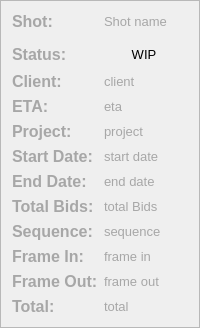
                                   <widget class="QFrame" name="frame_7">
                                    <property name="minimumSize">
                                     <size>
                                      <width>100</width>
                                      <height>0</height>
                                     </size>
                                    </property>
                                    <property name="maximumSize">
                                     <size>
                                      <width>200</width>
                                      <height>16777215</height>
                                     </size>
                                    </property>
                                    <property name="styleSheet">
                                     <string notr="true">QLabel{
	color: rgb(167, 167, 167);
}</string>
                                    </property>
                                    <property name="frameShape">
                                     <enum>QFrame::StyledPanel</enum>
                                    </property>
                                    <property name="frameShadow">
                                     <enum>QFrame::Raised</enum>
                                    </property>
                                    <layout class="QFormLayout" name="formLayout_2">
                                     <item row="0" column="0">
                                      <widget class="QLabel" name="label_17">
                                       <property name="font">
                                        <font>
                                         <family>Segoe UI</family>
                                         <pointsize>12</pointsize>
                                         <weight>75</weight>
                                         <bold>true</bold>
                                        </font>
                                       </property>
                                       <property name="text">
                                        <string>Shot:</string>
                                       </property>
                                      </widget>
                                     </item>
                                     <item row="0" column="1">
                                      <widget class="QLabel" name="shotName_lbl">
                                       <property name="font">
                                        <font>
                                         <pointsize>10</pointsize>
                                        </font>
                                       </property>
                                       <property name="styleSheet">
                                        <string notr="true">QLabel{
	color: rgb(167, 167, 167);
}</string>
                                       </property>
                                       <property name="text">
                                        <string>Shot name</string>
                                       </property>
                                      </widget>
                                     </item>
                                     <item row="1" column="1">
                                      <widget class="Line" name="line_7">
                                       <property name="maximumSize">
                                        <size>
                                         <width>1</width>
                                         <height>16777215</height>
                                        </size>
                                       </property>
                                       <property name="font">
                                        <font>
                                         <pointsize>11</pointsize>
                                        </font>
                                       </property>
                                       <property name="styleSheet">
                                        <string notr="true">background-color: rgb(45, 51, 63);</string>
                                       </property>
                                       <property name="orientation">
                                        <enum>Qt::Vertical</enum>
                                       </property>
                                      </widget>
                                     </item>
                                     <item row="2" column="1">
                                      <widget class="QPushButton" name="status_btn">
                                       <property name="sizePolicy">
                                        <sizepolicy hsizetype="Fixed" vsizetype="Fixed">
                                         <horstretch>0</horstretch>
                                         <verstretch>0</verstretch>
                                        </sizepolicy>
                                       </property>
                                       <property name="font">
                                        <font>
                                         <family>MS Shell Dlg 2</family>
                                         <pointsize>10</pointsize>
                                         <weight>50</weight>
                                         <bold>false</bold>
                                        </font>
                                       </property>
                                       <property name="layoutDirection">
                                        <enum>Qt::LeftToRight</enum>
                                       </property>
                                       <property name="styleSheet">
                                        <string notr="true"/>
                                       </property>
                                       <property name="text">
                                        <string>WIP</string>
                                       </property>
                                       <property name="flat">
                                        <bool>true</bool>
                                       </property>
                                      </widget>
                                     </item>
                                     <item row="4" column="0">
                                      <widget class="QLabel" name="label_23">
                                       <property name="font">
                                        <font>
                                         <family>Segoe UI</family>
                                         <pointsize>12</pointsize>
                                         <weight>75</weight>
                                         <bold>true</bold>
                                        </font>
                                       </property>
                                       <property name="text">
                                        <string>Client:</string>
                                       </property>
                                      </widget>
                                     </item>
                                     <item row="4" column="1">
                                      <widget class="QLabel" name="clientName_lbl">
                                       <property name="font">
                                        <font>
                                         <pointsize>10</pointsize>
                                        </font>
                                       </property>
                                       <property name="text">
                                        <string>client</string>
                                       </property>
                                      </widget>
                                     </item>
                                     <item row="6" column="0">
                                      <widget class="QLabel" name="label_27">
                                       <property name="font">
                                        <font>
                                         <family>Segoe UI</family>
                                         <pointsize>12</pointsize>
                                         <weight>75</weight>
                                         <bold>true</bold>
                                        </font>
                                       </property>
                                       <property name="cursor">
                                        <cursorShape>ArrowCursor</cursorShape>
                                       </property>
                                       <property name="text">
                                        <string>ETA:</string>
                                       </property>
                                      </widget>
                                     </item>
                                     <item row="6" column="1">
                                      <widget class="QLabel" name="eta_lbl">
                                       <property name="font">
                                        <font>
                                         <pointsize>10</pointsize>
                                        </font>
                                       </property>
                                       <property name="text">
                                        <string>eta</string>
                                       </property>
                                      </widget>
                                     </item>
                                     <item row="8" column="0">
                                      <widget class="QLabel" name="label_29">
                                       <property name="font">
                                        <font>
                                         <family>Segoe UI</family>
                                         <pointsize>12</pointsize>
                                         <weight>75</weight>
                                         <bold>true</bold>
                                        </font>
                                       </property>
                                       <property name="text">
                                        <string>Project:</string>
                                       </property>
                                      </widget>
                                     </item>
                                     <item row="8" column="1">
                                      <widget class="QLabel" name="projectName_lbl">
                                       <property name="font">
                                        <font>
                                         <pointsize>10</pointsize>
                                        </font>
                                       </property>
                                       <property name="text">
                                        <string>project</string>
                                       </property>
                                      </widget>
                                     </item>
                                     <item row="10" column="0">
                                      <widget class="QLabel" name="label_30">
                                       <property name="font">
                                        <font>
                                         <family>Segoe UI</family>
                                         <pointsize>12</pointsize>
                                         <weight>75</weight>
                                         <bold>true</bold>
                                        </font>
                                       </property>
                                       <property name="text">
                                        <string>Start Date:</string>
                                       </property>
                                      </widget>
                                     </item>
                                     <item row="10" column="1">
                                      <widget class="QLabel" name="startDate_lbl">
                                       <property name="font">
                                        <font>
                                         <pointsize>10</pointsize>
                                        </font>
                                       </property>
                                       <property name="text">
                                        <string>start date       </string>
                                       </property>
                                      </widget>
                                     </item>
                                     <item row="12" column="0">
                                      <widget class="QLabel" name="label_31">
                                       <property name="font">
                                        <font>
                                         <family>Segoe UI</family>
                                         <pointsize>12</pointsize>
                                         <weight>75</weight>
                                         <bold>true</bold>
                                        </font>
                                       </property>
                                       <property name="text">
                                        <string>End Date:</string>
                                       </property>
                                      </widget>
                                     </item>
                                     <item row="12" column="1">
                                      <widget class="QLabel" name="endDate_lbl">
                                       <property name="font">
                                        <font>
                                         <pointsize>10</pointsize>
                                        </font>
                                       </property>
                                       <property name="text">
                                        <string>end date</string>
                                       </property>
                                      </widget>
                                     </item>
                                     <item row="14" column="0">
                                      <widget class="QLabel" name="label_33">
                                       <property name="font">
                                        <font>
                                         <family>Segoe UI</family>
                                         <pointsize>12</pointsize>
                                         <weight>75</weight>
                                         <bold>true</bold>
                                        </font>
                                       </property>
                                       <property name="text">
                                        <string>Total Bids:</string>
                                       </property>
                                      </widget>
                                     </item>
                                     <item row="14" column="1">
                                      <widget class="QLabel" name="totalBids_lbl">
                                       <property name="font">
                                        <font>
                                         <pointsize>10</pointsize>
                                        </font>
                                       </property>
                                       <property name="text">
                                        <string>total Bids</string>
                                       </property>
                                      </widget>
                                     </item>
                                     <item row="16" column="0">
                                      <widget class="QLabel" name="label_34">
                                       <property name="font">
                                        <font>
                                         <family>Segoe UI</family>
                                         <pointsize>12</pointsize>
                                         <weight>75</weight>
                                         <bold>true</bold>
                                        </font>
                                       </property>
                                       <property name="text">
                                        <string>Sequence:</string>
                                       </property>
                                      </widget>
                                     </item>
                                     <item row="16" column="1">
                                      <widget class="QLabel" name="seqName_lbl">
                                       <property name="font">
                                        <font>
                                         <pointsize>10</pointsize>
                                        </font>
                                       </property>
                                       <property name="text">
                                        <string>sequence</string>
                                       </property>
                                      </widget>
                                     </item>
                                     <item row="18" column="0">
                                      <widget class="QLabel" name="label_35">
                                       <property name="font">
                                        <font>
                                         <family>Segoe UI</family>
                                         <pointsize>12</pointsize>
                                         <weight>75</weight>
                                         <italic>false</italic>
                                         <bold>true</bold>
                                        </font>
                                       </property>
                                       <property name="text">
                                        <string>Frame In:</string>
                                       </property>
                                      </widget>
                                     </item>
                                     <item row="18" column="1">
                                      <widget class="QLabel" name="frameIn_lbl">
                                       <property name="font">
                                        <font>
                                         <pointsize>10</pointsize>
                                        </font>
                                       </property>
                                       <property name="text">
                                        <string>frame in</string>
                                       </property>
                                      </widget>
                                     </item>
                                     <item row="20" column="0">
                                      <widget class="QLabel" name="label_36">
                                       <property name="font">
                                        <font>
                                         <family>Segoe UI</family>
                                         <pointsize>12</pointsize>
                                         <weight>75</weight>
                                         <bold>true</bold>
                                        </font>
                                       </property>
                                       <property name="text">
                                        <string>Frame Out:</string>
                                       </property>
                                      </widget>
                                     </item>
                                     <item row="20" column="1">
                                      <widget class="QLabel" name="frameOut_lbl">
                                       <property name="font">
                                        <font>
                                         <pointsize>10</pointsize>
                                        </font>
                                       </property>
                                       <property name="text">
                                        <string>frame out</string>
                                       </property>
                                      </widget>
                                     </item>
                                     <item row="22" column="0">
                                      <widget class="QLabel" name="label_38">
                                       <property name="font">
                                        <font>
                                         <family>Segoe UI</family>
                                         <pointsize>12</pointsize>
                                         <weight>75</weight>
                                         <bold>true</bold>
                                        </font>
                                       </property>
                                       <property name="text">
                                        <string>Total:</string>
                                       </property>
                                      </widget>
                                     </item>
                                     <item row="22" column="1">
                                      <widget class="QLabel" name="totalFrames_lbl">
                                       <property name="font">
                                        <font>
                                         <pointsize>10</pointsize>
                                        </font>
                                       </property>
                                       <property name="text">
                                        <string>total</string>
                                       </property>
                                      </widget>
                                     </item>
                                     <item row="2" column="0">
                                      <widget class="QLabel" name="label_22">
                                       <property name="font">
                                        <font>
                                         <family>Segoe UI</family>
                                         <pointsize>12</pointsize>
                                         <weight>75</weight>
                                         <bold>true</bold>
                                        </font>
                                       </property>
                                       <property name="text">
                                        <string>Status:</string>
                                       </property>
                                      </widget>
                                     </item>
                                    </layout>
                                   </widget>
